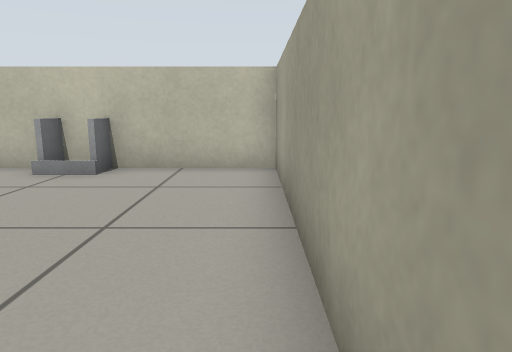
[1] (above)

13 first-person views from a walk through a world built for the Gazebo simulator. The camera is 0.57 m above the floor, tilts 10° down and sees 70° across. The floor is counted in squares, 0.5 m on a side. Each view is taken from the middle of a square. On the plan, view 1 faces up. The plan holds only what a view shows up to about 14 squares ahead; the rest is blank. Robots are left out. Surface patterns are stand-ins for the level's own textures.

[2]
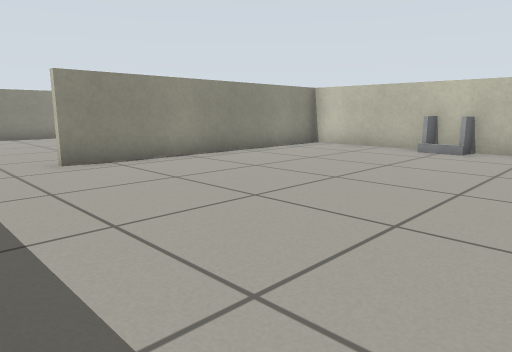

[3]
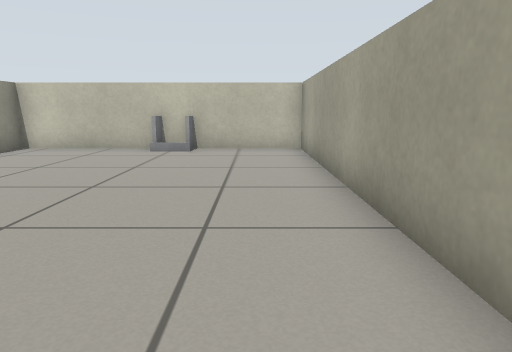

[4]
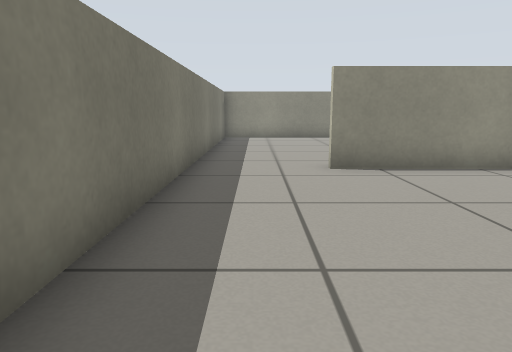

[5]
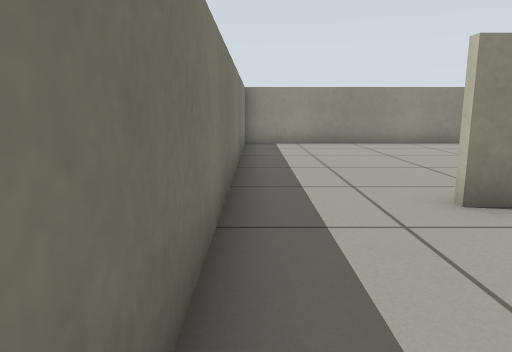

[6]
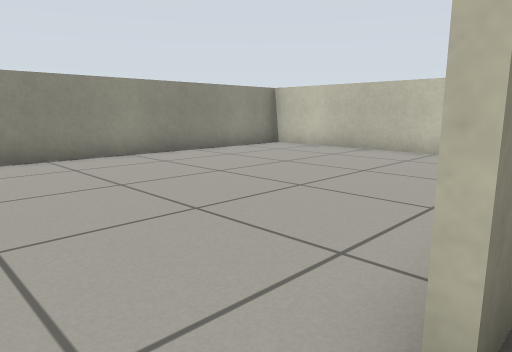

[7]
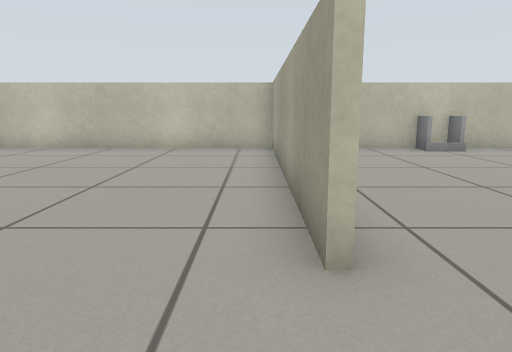

[8]
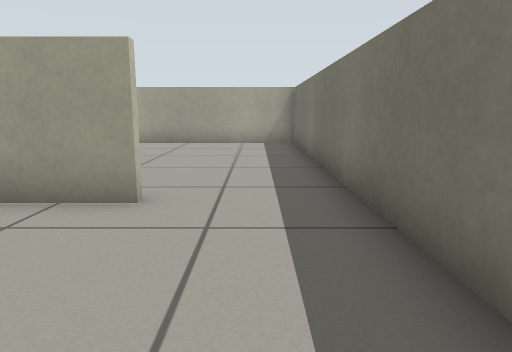

[9]
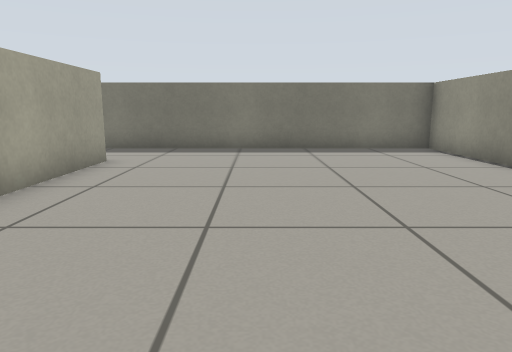

[10]
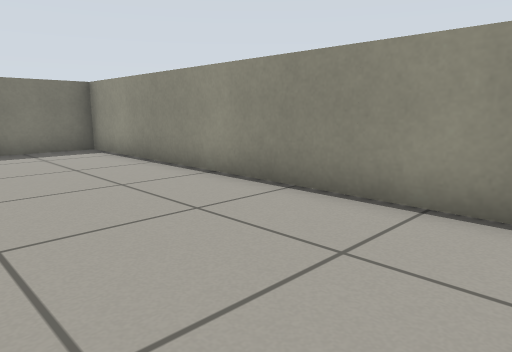

[11]
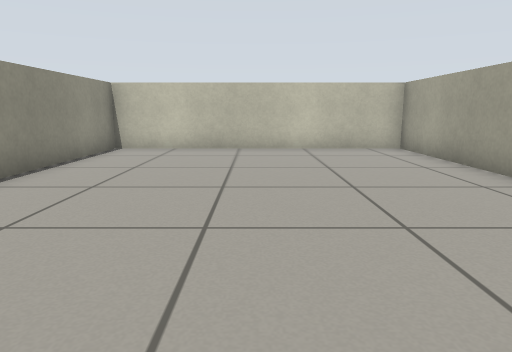

[12]
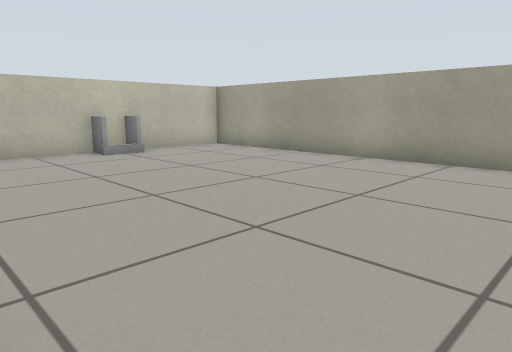

[13]
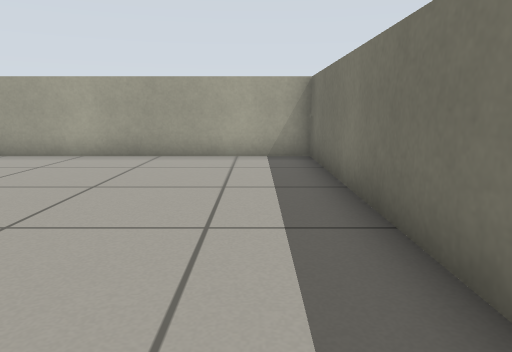

### Floor plan
Ten units are one square. View 1 is at (0, 0); x grows to the right and y downward. Boxes are objects, and circles mark ways between rooms. Rooms are numbered by the first view taken in them; rooms with no view inside come last. Other rooms are left out.
<svg viewBox="-179 -80 188 129">
<path fill="none" stroke="#000" d="M-95 44 4 44 4 -74 -80 -74M-83 -75 -83 15M-85 16 -85 -75M-80 -74 -174 -74 -174 44 -95 44"/>
<rect x="-45" y="-75" width="10" height="10" fill="#bbb"><title>grey box</title></rect>
<rect x="-35" y="-75" width="10" height="10" fill="#bbb"><title>grey box</title></rect>
<circle cx="-83" cy="30" r="3" fill="#2a7"/>
<text x="-40" y="-10">1</text>
<text x="-130" y="-20">2</text>
</svg>
Room 1 opens to room 2.

Where each view was taken, in squares from view 1:
view 1: 0 up, 0 right, facing up
view 2: 4 down, 0 right, facing up-left
view 3: 4 down, 1 left, facing up
view 4: 3 down, 1 left, facing left
view 5: 4 down, 4 left, facing left
view 6: 3 down, 8 left, facing up-left
view 7: 4 down, 9 left, facing up
view 8: 3 down, 13 left, facing right
view 9: 7 up, 12 left, facing down
view 10: 7 up, 13 left, facing down-left
view 11: 4 down, 13 left, facing up
view 12: 3 down, 8 left, facing up-right
view 13: 3 down, 9 left, facing right
